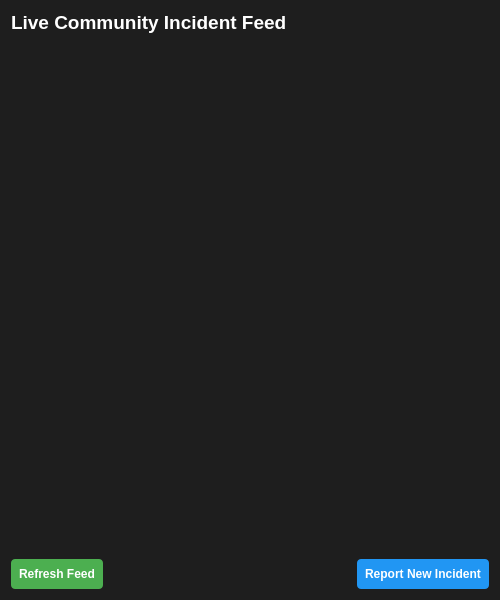
<?xml version="1.0" encoding="UTF-8"?>
<ui version="4.0">
 <class>IncidentFeedDialog</class>
 <widget class="QDialog" name="IncidentFeedDialog">
  <property name="geometry">
   <rect>
    <x>0</x>
    <y>0</y>
    <width>500</width>
    <height>600</height>
   </rect>
  </property>
  <property name="windowTitle">
   <string>Live Incident Feed</string>
  </property>
  <property name="styleSheet">
   <string notr="true">QDialog {
    background-color: #1e1e1e;
}
QPushButton {
    background-color: #2196F3;
    color: white;
    padding: 8px;
    border-radius: 4px;
    font-weight: bold;
}
QPushButton:hover {
    background-color: #0b7dda;
}
QPushButton#refreshButton {
    background-color: #4CAF50;
}
QPushButton#refreshButton:hover {
    background-color: #45a049;
}
QScrollArea {
    border: none;
}
QLabel {
        color: #ffffff;
}</string>
  </property>
  <layout class="QVBoxLayout" name="verticalLayout">
   <item>
    <widget class="QLabel" name="label">
     <property name="font">
      <font>
       <pointsize>14</pointsize>
       <weight>75</weight>
       <bold>true</bold>
      </font>
     </property>
     <property name="styleSheet">
      <string notr="true">color: #ffffff;</string>
     </property>
     <property name="text">
      <string>Live Community Incident Feed</string>
     </property>
    </widget>
   </item>
   <item>
    <widget class="QScrollArea" name="scrollArea">
     <property name="widgetResizable">
      <bool>true</bool>
     </property>
     <widget class="QWidget" name="scrollAreaWidgetContents">
      <property name="geometry">
       <rect>
        <x>0</x>
        <y>0</y>
        <width>482</width>
        <height>497</height>
       </rect>
      </property>
      <property name="styleSheet">
       <string notr="true">#scrollAreaWidgetContents {
    background-color: #1e1e1e;
}</string>
      </property>
      <layout class="QVBoxLayout" name="feedLayout">
       </layout>
     </widget>
    </widget>
   </item>
   <item>
    <layout class="QHBoxLayout" name="horizontalLayout">
     <item>
      <widget class="QPushButton" name="refreshButton">
       <property name="text">
        <string>Refresh Feed</string>
       </property>
      </widget>
     </item>
     <item>
      <spacer name="horizontalSpacer">
       <property name="orientation">
        <enum>Qt::Horizontal</enum>
       </property>
       <property name="sizeHint" stdset="0">
        <size>
         <width>40</width>
         <height>20</height>
        </size>
       </property>
      </spacer>
     </item>
     <item>
      <widget class="QPushButton" name="reportIncidentButton">
       <property name="text">
        <string>Report New Incident</string>
       </property>
      </widget>
     </item>
    </layout>
   </item>
  </layout>
 </widget>
 <resources/>
 <connections/>
</ui>
